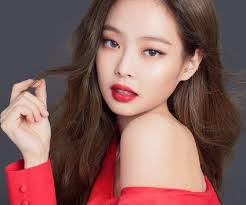
#> input picture test.jpg, 246 x 205 px
$ python 'Face and Eye Detection.py'
#> lines starting #> are read from the running program, lines starting #| are printed output that depends on the picture; after the words box and inside, x2 and y2 are one past the last pixel; in counts of white or black regions, pixels touching at a corner belong together
import cv2

face_cascade = cv2.CascadeClassifier('haarcascade_frontalface_default.xml')
eye_cascade = cv2.CascadeClassifier('haarcascade_eye.xml')
img = cv2.imread ('test.jpg')
#> img is the input picture: shape (205, 246, 3); mean B, G, R 92.9, 96.7, 134.9
gray = cv2.cvtColor(img,cv2.COLOR_BGR2GRAY)
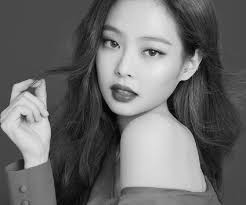
#> gray: shape (205, 246); min 1, max 235, mean 107.7
faces = face_cascade.detectMultiScale(gray,1.1,4)
#> faces = [[79, 7, 110, 110]]
eyes = eye_cascade.detectMultiScale(gray,1.1,4)
#> eyes = [[98, 30, 25, 25], [136, 36, 31, 31]]


for (x,y,w,h) in faces:
	cv2.rectangle(img,(x,y),(x+w,y+h),(255,0,0),3)
#> this loop made 1 pass
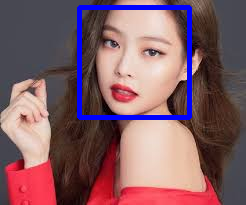
#> img: shape (205, 246, 3); 4.34% of pixels changed, all inside (x1, y1, x2, y2) = (77, 5, 192, 120)

for (x,y,w,h) in eyes:
	cv2.rectangle(img,(x,y),(x+w,y+h),(0,255,0),3)
#> this loop made 2 passes
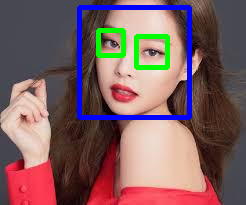
#> img: shape (205, 246, 3); 2.17% of pixels changed, all inside (x1, y1, x2, y2) = (96, 28, 170, 70)

cv2.imshow('img',img)
cv2.waitKey()
